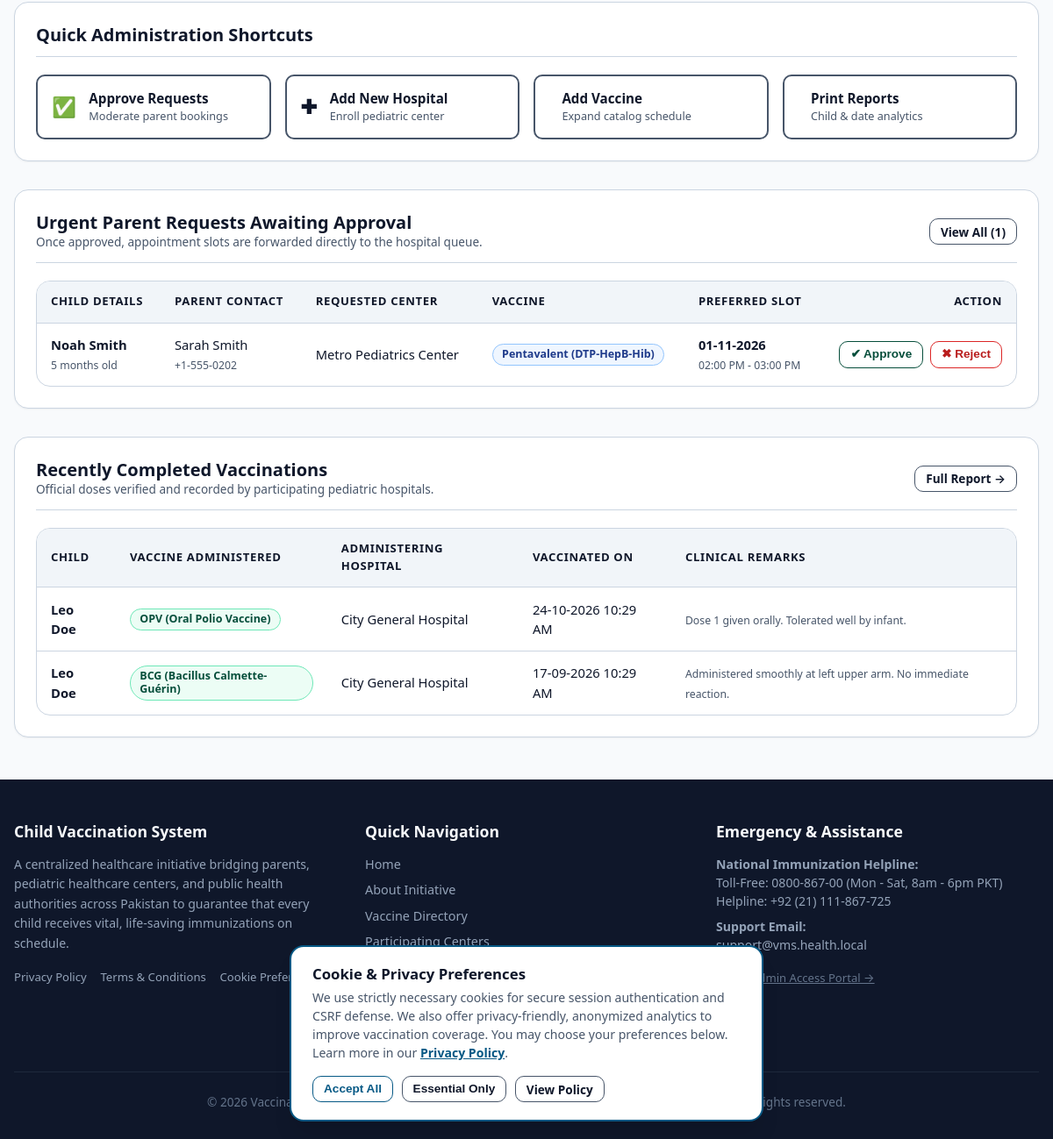
Page /vms/admin/dashboard.php (signed in, lower part) on the earlier database version.
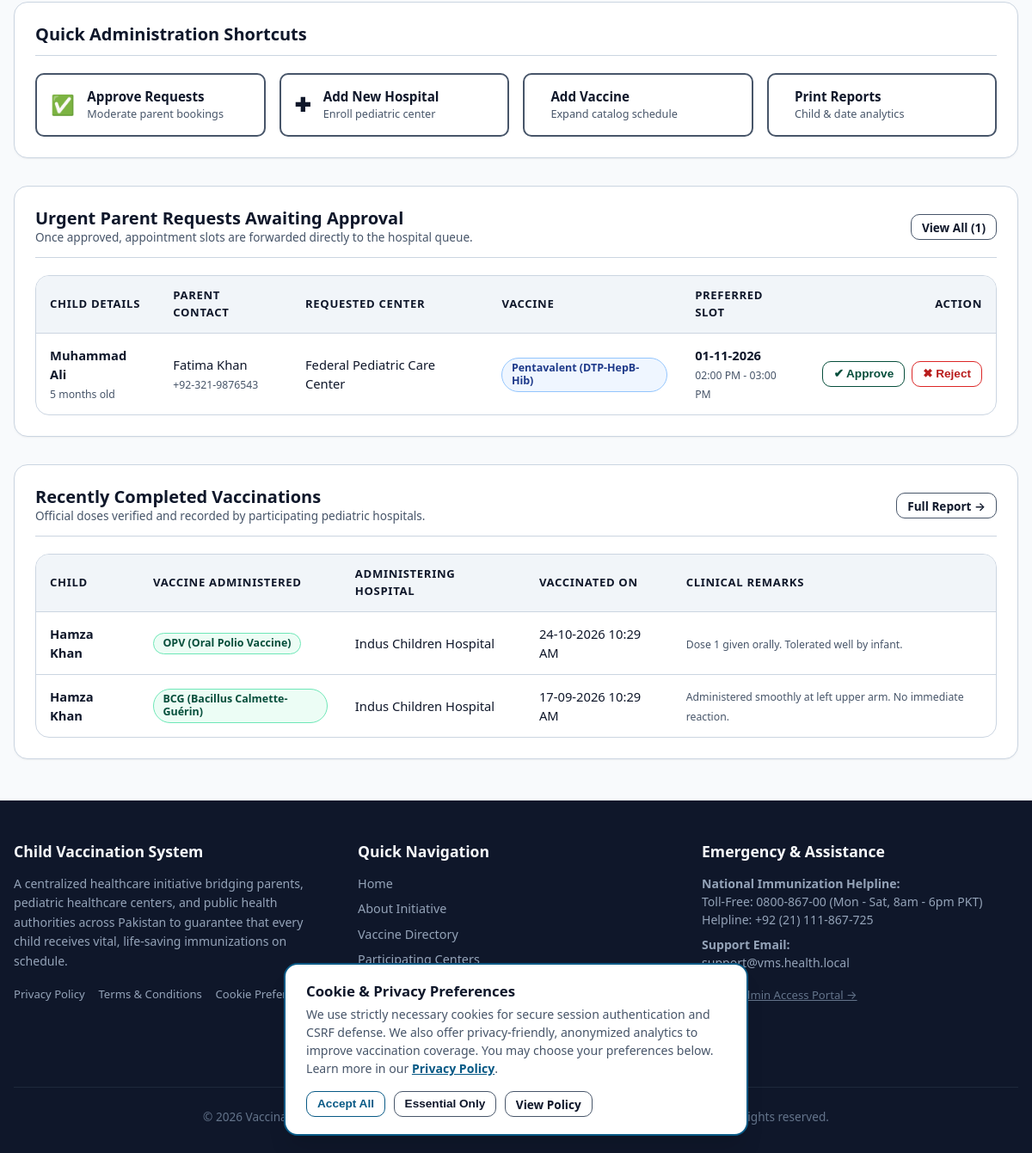
Same page on the later database version.
### tables this page shows
CREATE TABLE `bookings` (
  `id` INT UNSIGNED NOT NULL AUTO_INCREMENT,
  `child_id` INT UNSIGNED NOT NULL COMMENT 'Child receiving vaccination',
  `parent_id` INT UNSIGNED NOT NULL COMMENT 'Parent who booked appointment',
  `hospital_id` INT UNSIGNED NOT NULL COMMENT 'Selected vaccination center',
  `vaccine_id` INT UNSIGNED NOT NULL COMMENT 'Vaccine to be administered',
  `preferred_date` DATE NOT NULL COMMENT 'Date booked for the appointment',
  `time_slot` VARCHAR(30) NOT NULL COMMENT 'e.g. 09:00 AM - 10:00 AM',
  `admin_status` ENUM('pending', 'approved', 'rejected') NOT NULL DEFAULT 'pending' COMMENT 'Admin approval status',
  `vaccination_status` ENUM('pending', 'vaccinated', 'not_vaccinated') NOT NULL DEFAULT 'pending' COMMENT 'Hospital verification status',
  `vaccinated_on` DATETIME DEFAULT NULL COMMENT 'Timestamp when hospital confirmed vaccination',
  `remarks` TEXT DEFAULT NULL COMMENT 'Clinical observations or rejection/cancellation reasons',
  `created_at` DATETIME NOT NULL DEFAULT CURRENT_TIMESTAMP,
  PRIMARY KEY (`id`),
  KEY `idx_bookings_child` (`child_id`),
  KEY `idx_bookings_parent` (`parent_id`),
  KEY `idx_bookings_hospital` (`hospital_id`),
  KEY `idx_bookings_vaccine` (`vaccine_id`),
  KEY `idx_bookings_admin_status` (`admin_status`),
  KEY `idx_bookings_vac_status` (`vaccination_status`),
  KEY `idx_bookings_preferred_date` (`preferred_date`),
  KEY `idx_bookings_parent_child` (`parent_id`, `child_id`),
  KEY `idx_bookings_hosp_schedule` (`hospital_id`, `preferred_date`, `vaccination_status`),
  CONSTRAINT `fk_bookings_child` FOREIGN KEY (`child_id`)
    REFERENCES `children` (`id`) ON DELETE CASCADE ON UPDATE CASCADE,
  CONSTRAINT `fk_bookings_parent` FOREIGN KEY (`parent_id`)
    REFERENCES `parents` (`id`) ON DELETE CASCADE ON UPDATE CASCADE,
  CONSTRAINT `fk_bookings_hospital` FOREIGN KEY (`hospital_id`)
    REFERENCES `hospitals` (`id`) ON DELETE CASCADE ON UPDATE CASCADE,
  CONSTRAINT `fk_bookings_vaccine` FOREIGN KEY (`vaccine_id`)
    REFERENCES `vaccines` (`id`) ON DELETE CASCADE ON UPDATE CASCADE
);

CREATE TABLE `children` (
  `id` INT UNSIGNED NOT NULL AUTO_INCREMENT,
  `parent_id` INT UNSIGNED NOT NULL COMMENT 'Foreign key to parents.id',
  `name` VARCHAR(100) NOT NULL COMMENT 'Child full name',
  `dob` DATE NOT NULL COMMENT 'Date of birth used for schedule calculations',
  `gender` ENUM('male', 'female', 'other') NOT NULL COMMENT 'Biological gender',
  `blood_group` VARCHAR(10) NOT NULL COMMENT 'Blood group e.g. A+, B+, O+, AB-',
  `created_at` DATETIME NOT NULL DEFAULT CURRENT_TIMESTAMP,
  PRIMARY KEY (`id`),
  KEY `idx_children_parent_id` (`parent_id`),
  KEY `idx_children_dob` (`dob`),
  CONSTRAINT `fk_children_parent` FOREIGN KEY (`parent_id`)
    REFERENCES `parents` (`id`) ON DELETE CASCADE ON UPDATE CASCADE
);

CREATE TABLE `users` (
  `id` INT UNSIGNED NOT NULL AUTO_INCREMENT,
  `name` VARCHAR(100) NOT NULL COMMENT 'Full name of user or organization representative',
  `email` VARCHAR(120) NOT NULL COMMENT 'Unique login email address',
  `password_hash` VARCHAR(255) NOT NULL COMMENT 'Bcrypt password hash produced by password_hash()',
  `role` ENUM('admin', 'parent', 'hospital') NOT NULL COMMENT 'System role controlling authorization',
  `created_at` DATETIME NOT NULL DEFAULT CURRENT_TIMESTAMP,
  PRIMARY KEY (`id`),
  UNIQUE KEY `uk_users_email` (`email`),
  KEY `idx_users_role` (`role`)
);

CREATE TABLE `parents` (
  `id` INT UNSIGNED NOT NULL AUTO_INCREMENT,
  `user_id` INT UNSIGNED NOT NULL COMMENT 'Foreign key to users.id',
  `phone` VARCHAR(25) NOT NULL COMMENT 'Primary contact number for notifications (+92)',
  `address` TEXT NOT NULL COMMENT 'Residential physical address',
  `created_at` DATETIME NOT NULL DEFAULT CURRENT_TIMESTAMP,
  PRIMARY KEY (`id`),
  UNIQUE KEY `uk_parents_user_id` (`user_id`),
  CONSTRAINT `fk_parents_user` FOREIGN KEY (`user_id`)
    REFERENCES `users` (`id`) ON DELETE CASCADE ON UPDATE CASCADE
);

CREATE TABLE `hospitals` (
  `id` INT UNSIGNED NOT NULL AUTO_INCREMENT,
  `user_id` INT UNSIGNED NOT NULL COMMENT 'Foreign key to users.id',
  `name` VARCHAR(150) NOT NULL COMMENT 'Official name of the hospital / health center',
  `address` TEXT NOT NULL COMMENT 'Street address of the hospital',
  `city` VARCHAR(80) NOT NULL COMMENT 'City where hospital is located',
  `location` VARCHAR(150) NOT NULL COMMENT 'District, zone, or prominent landmark for parent search',
  `phone` VARCHAR(25) NOT NULL COMMENT 'Hospital reception / pediatric hotline',
  `status` ENUM('active', 'inactive') NOT NULL DEFAULT 'active' COMMENT 'Account status',
  `created_at` DATETIME NOT NULL DEFAULT CURRENT_TIMESTAMP,
  PRIMARY KEY (`id`),
  UNIQUE KEY `uk_hospitals_user_id` (`user_id`),
  KEY `idx_hospitals_city` (`city`),
  KEY `idx_hospitals_status` (`status`),
  CONSTRAINT `fk_hospitals_user` FOREIGN KEY (`user_id`)
    REFERENCES `users` (`id`) ON DELETE CASCADE ON UPDATE CASCADE
);

CREATE TABLE `vaccines` (
  `id` INT UNSIGNED NOT NULL AUTO_INCREMENT,
  `name` VARCHAR(100) NOT NULL COMMENT 'Vaccine name e.g. BCG, OPV, MMR',
  `description` TEXT NOT NULL COMMENT 'Medical indications, preventable illnesses, instructions',
  `recommended_age_days` INT UNSIGNED NOT NULL COMMENT 'Days from birth when dose is due (0 = Birth)',
  `doses` INT UNSIGNED NOT NULL DEFAULT 1 COMMENT 'Total recommended doses in the series',
  `status` ENUM('available', 'unavailable') NOT NULL DEFAULT 'available',
  `created_at` DATETIME NOT NULL DEFAULT CURRENT_TIMESTAMP,
  PRIMARY KEY (`id`),
  KEY `idx_vaccines_status` (`status`),
  KEY `idx_vaccines_age_days` (`recommended_age_days`)
);

### vms/includes/functions.php (called while the page is built, shortened)
<?php
function url(string $path = ''): string
{
    return BASE_URL . ltrim($path, '/');
}
function e($value): string
{
    return htmlspecialchars((string)$value, ENT_QUOTES, 'UTF-8');
}
function formatDate(?string $dateString, string $format = 'd-m-Y'): string
{
    $timestamp = strtotime($dateString);
    return date($format, $timestamp);
}
function formatAge(string $dob): string
{
    try {
        $birthDate = new DateTime($dob);
        $today = new DateTime('today');
        $diff = $birthDate->diff($today);
        if ($diff->m > 0) {
            return $diff->m . ' month' . ($diff->m > 1 ? 's' : '');
        }
        return $diff->d . ' day' . ($diff->d > 1 ? 's' : '');
    } catch (Exception $e) {
        return 'Unknown';
    }
}

### vms/admin/dashboard.php (the view, shortened to what the changed rows need)
<?php
require_once __DIR__ . '/../includes/functions.php';
$pdo = getDBConnection();
try {
    $stmt = $pdo->query('SELECT COUNT(*) FROM bookings WHERE preferred_date = CURDATE()');
    $reqStmt = $pdo->prepare(
        'SELECT b.id, b.preferred_date, b.time_slot, b.created_at,
                c.name AS child_name, c.dob AS child_dob,
                u.name AS parent_name, p.phone AS parent_phone,
                h.name AS hospital_name,
                v.name AS vaccine_name
         FROM bookings b
         JOIN children c ON b.child_id = c.id
         JOIN parents p ON b.parent_id = p.id
         JOIN users u ON p.user_id = u.id
         JOIN hospitals h ON b.hospital_id = h.id
         JOIN vaccines v ON b.vaccine_id = v.id
         WHERE b.admin_status = "pending"
         ORDER BY b.created_at DESC
         LIMIT 5'
    );
    $reqStmt->execute();
    $recentPending = $reqStmt->fetchAll();
    $doneStmt = $pdo->prepare(
        'SELECT b.id, b.vaccinated_on, b.remarks,
                c.name AS child_name,
                h.name AS hospital_name,
                v.name AS vaccine_name
         FROM bookings b
         JOIN children c ON b.child_id = c.id
         JOIN hospitals h ON b.hospital_id = h.id
         JOIN vaccines v ON b.vaccine_id = v.id
         WHERE b.vaccination_status = "vaccinated"
         ORDER BY b.vaccinated_on DESC
         LIMIT 5'
    );
    $doneStmt->execute();
    $recentVaccinated = $doneStmt->fetchAll();
} catch (PDOException $e) {
    error_log('[ADMIN DASHBOARD DB ERROR] ' . $e->getMessage());
    $statTodayBookings = $statTotalChildren = $statTotalHospitals = $statAvailableVaccines = $statPendingRequests = $statCompletedVaccinations = 0;
    $recentPending = [];
    $recentVaccinated = [];
}
require_once __DIR__ . '/../includes/header.php';
?>
<div class="container">
    <div class="card" style="margin-bottom: 2rem;">
        <?php if (empty($recentPending)): ?>
            <div style="text-align: center; padding: 2.5rem 1rem; color: var(--text-muted);">
                <p style="font-size: 1.1rem; margin-bottom: 0.25rem;">&#10004; All caught up!</p>
                <small>There are currently no pending appointment requests requiring administrative review.</small>
            </div>
        <?php else: ?>
            <div class="table-responsive">
                <table class="table">
                    <thead>
                        <tr>
                            <th>Child Details</th>
                            <th>Parent Contact</th>
                            <th>Requested Center</th>
                            <th>Vaccine</th>
                            <th>Preferred Slot</th>
                            <th style="text-align: right;">Action</th>
                        </tr>
                    </thead>
                    <tbody>
                        <?php foreach ($recentPending as $req): ?>
                            <tr>
                                <td>
                                    <strong><?= e($req['child_name']); ?></strong><br>
                                    <small style="color: var(--text-muted);"><?= formatAge($req['child_dob']); ?> old</small>
                                </td>
                                <td>
                                    <?= e($req['parent_name']); ?><br>
                                    <small style="color: var(--text-muted);"><?= e($req['parent_phone']); ?></small>
                                </td>
                                <td><?= e($req['hospital_name']); ?></td>
                                <td><span class="badge badge-info"><?= e($req['vaccine_name']); ?></span></td>
                                <td>
                                    <strong><?= formatDate($req['preferred_date']); ?></strong><br>
                                    <small style="color: var(--text-muted);"><?= e($req['time_slot']); ?></small>
                                </td>
                                <td style="text-align: right; white-space: nowrap;">
                                    <form action="<?= url('admin/requests.php'); ?>" method="POST" style="display: inline-block;">
                                        <button type="submit" class="btn btn-success btn-sm" title="Approve & Send to Hospital">
                                            &#10004; Approve
                                        </button>
                                    </form>
                                    <form action="<?= url('admin/requests.php'); ?>" method="POST" style="display: inline-block; margin-left: 0.25rem;">
                                        <button type="submit" class="btn btn-danger btn-sm" title="Reject Request"
                                                onclick="return confirm('Are you sure you want to reject this appointment request?');">
                                            &#10006; Reject
                                        </button>
                                    </form>
                                </td>
                            </tr>
                        <?php endforeach; ?>
                    </tbody>
                </table>
            </div>
        <?php endif; ?>
    </div>
    <div class="card">
        <?php if (empty($recentVaccinated)): ?>
            <div style="text-align: center; padding: 2rem 1rem; color: var(--text-muted);">
                <small>No recent vaccination logs recorded yet.</small>
            </div>
        <?php else: ?>
            <div class="table-responsive">
                <table class="table">
                    <thead>
                        <tr>
                            <th>Child</th>
                            <th>Vaccine Administered</th>
                            <th>Administering Hospital</th>
                            <th>Vaccinated On</th>
                            <th>Clinical Remarks</th>
                        </tr>
                    </thead>
                    <tbody>
                        <?php foreach ($recentVaccinated as $v): ?>
                            <tr>
                                <td><strong><?= e($v['child_name']); ?></strong></td>
                                <td><span class="badge badge-success"><?= e($v['vaccine_name']); ?></span></td>
                                <td><?= e($v['hospital_name']); ?></td>
                                <td><?= formatDate($v['vaccinated_on'], 'd-m-Y h:i A'); ?></td>
                                <td><small style="color: var(--text-muted);"><?= e($v['remarks'] ?: 'Routine dose administered.'); ?></small></td>
                            </tr>
                        <?php endforeach; ?>
                    </tbody>
                </table>
            </div>
        <?php endif; ?>
    </div>
</div>
<?php require_once __DIR__ . '/../includes/footer.php'; ?>

Differences in the rows shown:
changed through a linked row, bookings "02:00 PM - 03:00 PM": child.name "Noah Smith" → "Muhammad Ali"; users.name "Sarah Smith" → "Fatima Khan"; parent.phone "+1-555-0202" → "+92-321-9876543"; hospital.name "Metro Pediatrics Center" → "Federal Pediatric Care Center"
changed through a linked row, bookings "24-10-2026 10:29 AM": child.name "Leo Doe" → "Hamza Khan"; hospital.name "City General Hospital" → "Indus Children Hospital"
changed through a linked row, bookings "17-09-2026 10:29 AM": child.name "Leo Doe" → "Hamza Khan"; hospital.name "City General Hospital" → "Indus Children Hospital"
